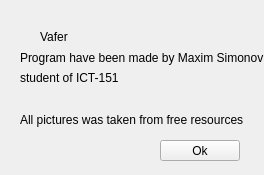
<?xml version="1.0" encoding="UTF-8"?>
<ui version="4.0">
 <class>Credits</class>
 <widget class="QWidget" name="Credits">
  <property name="geometry">
   <rect>
    <x>0</x>
    <y>0</y>
    <width>264</width>
    <height>175</height>
   </rect>
  </property>
  <property name="windowTitle">
   <string>Credits</string>
  </property>
  <widget class="QLabel" name="label">
   <property name="geometry">
    <rect>
     <x>40</x>
     <y>30</y>
     <width>47</width>
     <height>13</height>
    </rect>
   </property>
   <property name="text">
    <string>Vafer</string>
   </property>
  </widget>
  <widget class="QLabel" name="label_2">
   <property name="geometry">
    <rect>
     <x>20</x>
     <y>50</y>
     <width>251</width>
     <height>16</height>
    </rect>
   </property>
   <property name="text">
    <string>Program have been made by Maxim Simonov </string>
   </property>
  </widget>
  <widget class="QLabel" name="label_3">
   <property name="geometry">
    <rect>
     <x>20</x>
     <y>70</y>
     <width>221</width>
     <height>16</height>
    </rect>
   </property>
   <property name="text">
    <string>student of ICT-151</string>
   </property>
  </widget>
  <widget class="QPushButton" name="pushButton">
   <property name="geometry">
    <rect>
     <x>160</x>
     <y>140</y>
     <width>80</width>
     <height>21</height>
    </rect>
   </property>
   <property name="text">
    <string>Ok</string>
   </property>
  </widget>
  <widget class="QLabel" name="label_4">
   <property name="geometry">
    <rect>
     <x>20</x>
     <y>110</y>
     <width>231</width>
     <height>20</height>
    </rect>
   </property>
   <property name="text">
    <string>All pictures was taken from free resources</string>
   </property>
  </widget>
 </widget>
 <resources/>
 <connections/>
</ui>
